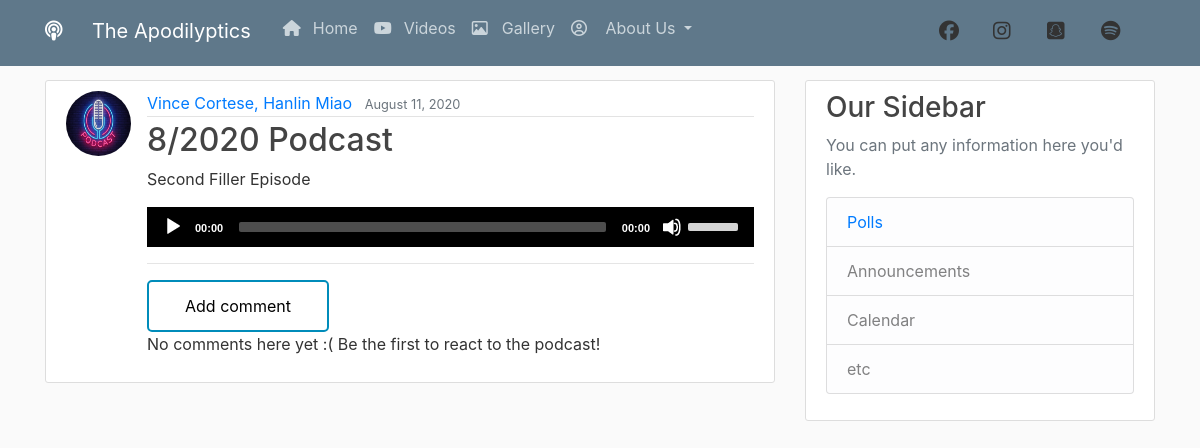
Before: /podcast/9/ with the older database file.
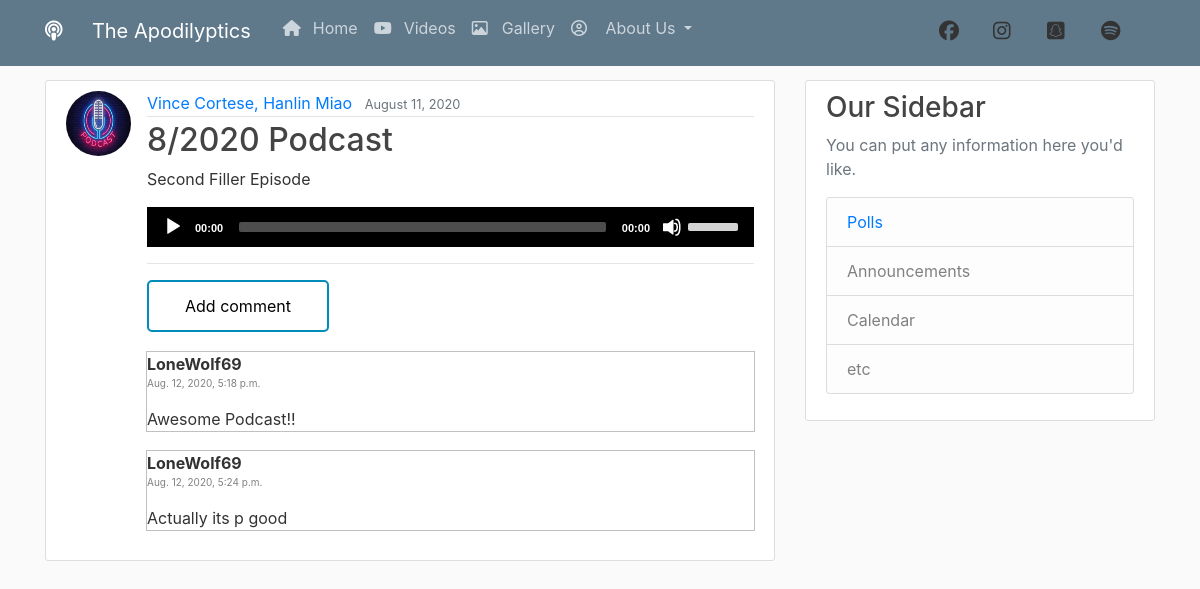
After: the same page with the newer database file.
### podcast/models.py (models this page shows, shortened)
class Comment(models.Model):
	podcast = models.ForeignKey('podcast', on_delete = models.CASCADE, related_name = 'comments')
	author = models.CharField(max_length =200)
	comment = models.TextField(max_length = 200)
	created_date = models.DateTimeField(default = timezone.now)
	approved_comment = models.BooleanField(default = False)

### podcast/views.py (the view)
# urls.py: path('podcast/<int:pk>/', PodDetailView.as_view(), name ='podcast-detail'),
class PodDetailView(DetailView):
	model = podcast

### podcast/templates/podcast/podcast_detail.html (shortened to what this page needs)
{% extends "podcast/base.html" %}
{% block content %}
		<article class="media content-section">
			<img class= "rounded-circle article-img" src = "{{ podcast.logo.url }}">
		  <div class="media-body">
		    <div class="article-metadata">
		      <a class="mr-2" href="#">{{ object.hosts }}</a>
		      <small class="text-muted">{{ object.date_posted|date:"F d, Y"}}</small>
		    </div>
		    <h2 class="article-title">{{ object.title }}</h2>
		    <p class="article-content">{{ object.description }}</p>
		    <div class="media-wrapper">
            </div>
            <hr>
            <a href= "{% url 'add_comment_to_podcast' pk=podcast.pk %}"><button class = "button button2">Add comment</button></a>
				{% for comment in podcast.comments.all %}
				    <div class="comment">
				    	<strong>{{ comment.author }}</strong>
				        <div class="date" style = "color:gray;font-size:10px;">{{ comment.created_date }}</div>
				        <p>{{ comment.comment|linebreaks }}</p>
				    </div>
				{% empty %}
				    <p>No comments here yet :( Be the first to react to the podcast!</p>
				{% endfor %}
		 </div>
		</article>
{% endblock content %}

Changed rows visible on the page:
added Comment: author "LoneWolf69", created_date "Aug. 12, 2020, 5:18 p.m.", comment "Awesome Podcast!!"
added Comment: author "LoneWolf69", created_date "Aug. 12, 2020, 5:24 p.m.", comment "Actually its p good"
Other visible differences:
text no longer shown: "No comments here yet :( Be the first to react to the podcast!"
